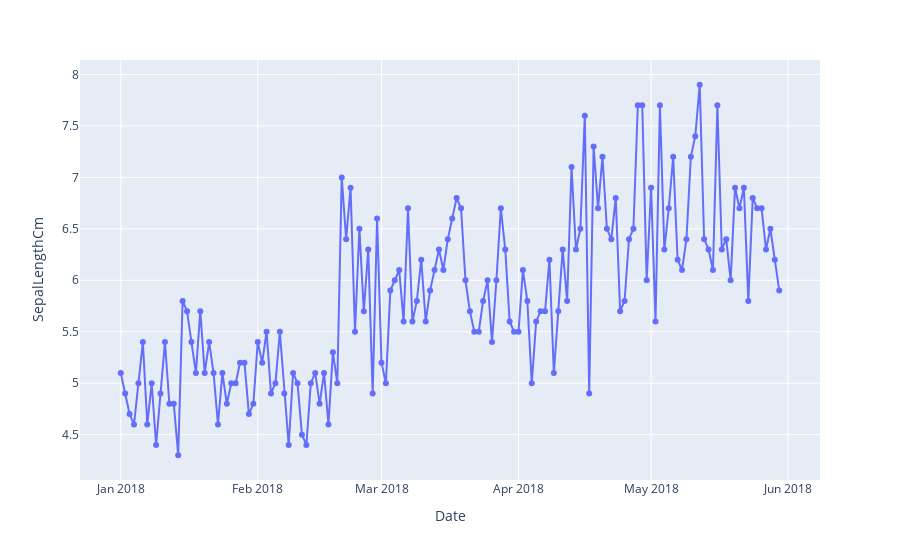

Notebook source saved alongside this figure:
### Markdown cell above
## Gráfico de linhas

### Code cell
fig = px.line(df, x='Date', y='SepalLengthCm', markers=True)
fig.show()

### Figure 1 — Plotly figure (JSON) as saved in the notebook; plotly's stock layout.template omitted (floating-point values rounded to 4 significant figures; data arrays with more than 128 entries replaced by an {"elided": "..."} marker saying what was removed)
{"data": [{"hovertemplate": "Date=%{x}<br>SepalLengthCm=%{y}<extra></extra>", "legendgroup": "", "line": {"color": "#636efa", "dash": "solid"}, "marker": {"symbol": "circle"}, "mode": "lines+markers", "name": "", "orientation": "v", "showlegend": false, "type": "scatter", "x": {"elided": "150 str values"}, "xaxis": "x", "y": {"elided": "150 float values"}, "yaxis": "y"}], "layout": {"legend": {"tracegroupgap": 0}, "margin": {"t": 60}, "xaxis": {"anchor": "y", "domain": [0, 1], "title": {"text": "Date"}}, "yaxis": {"anchor": "x", "domain": [0, 1], "title": {"text": "SepalLengthCm"}}}}
